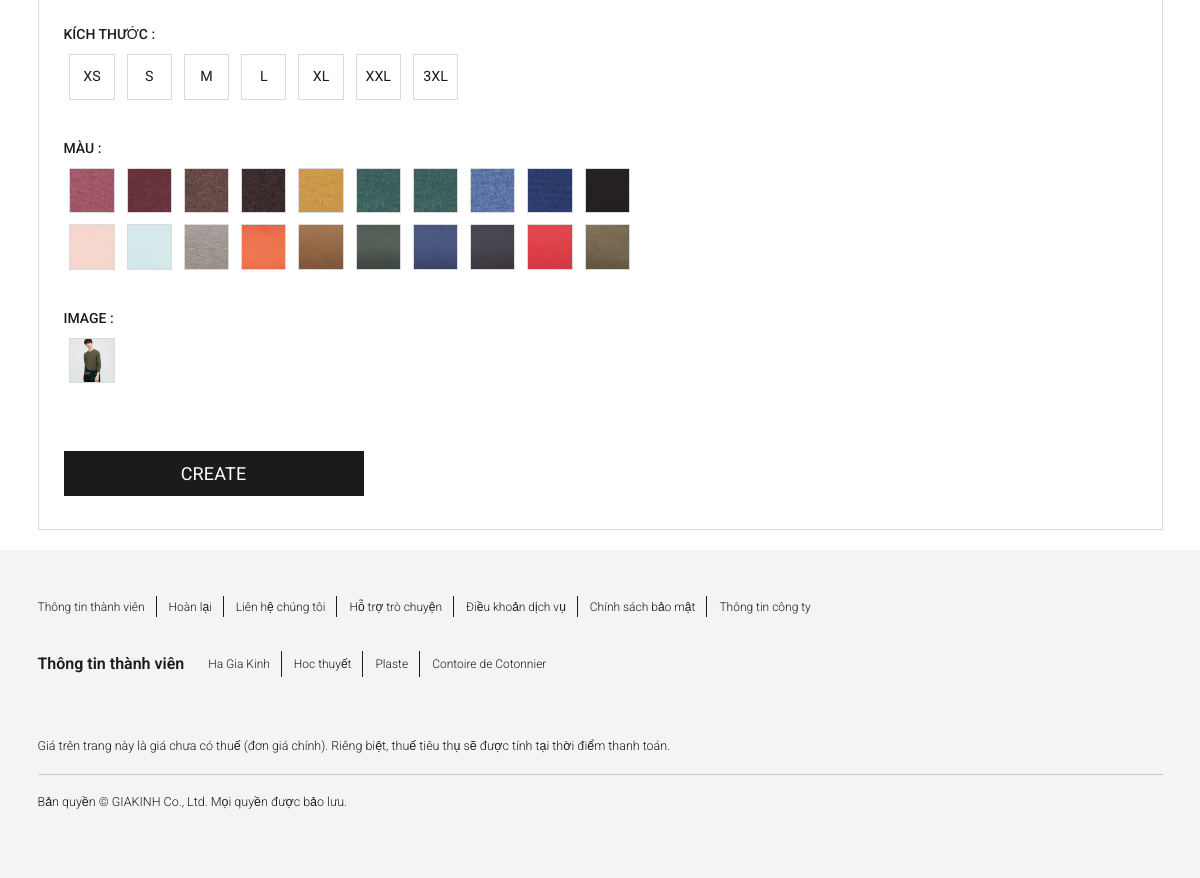
Before: /createproduct/ (signed in, lower part) with the older database file.
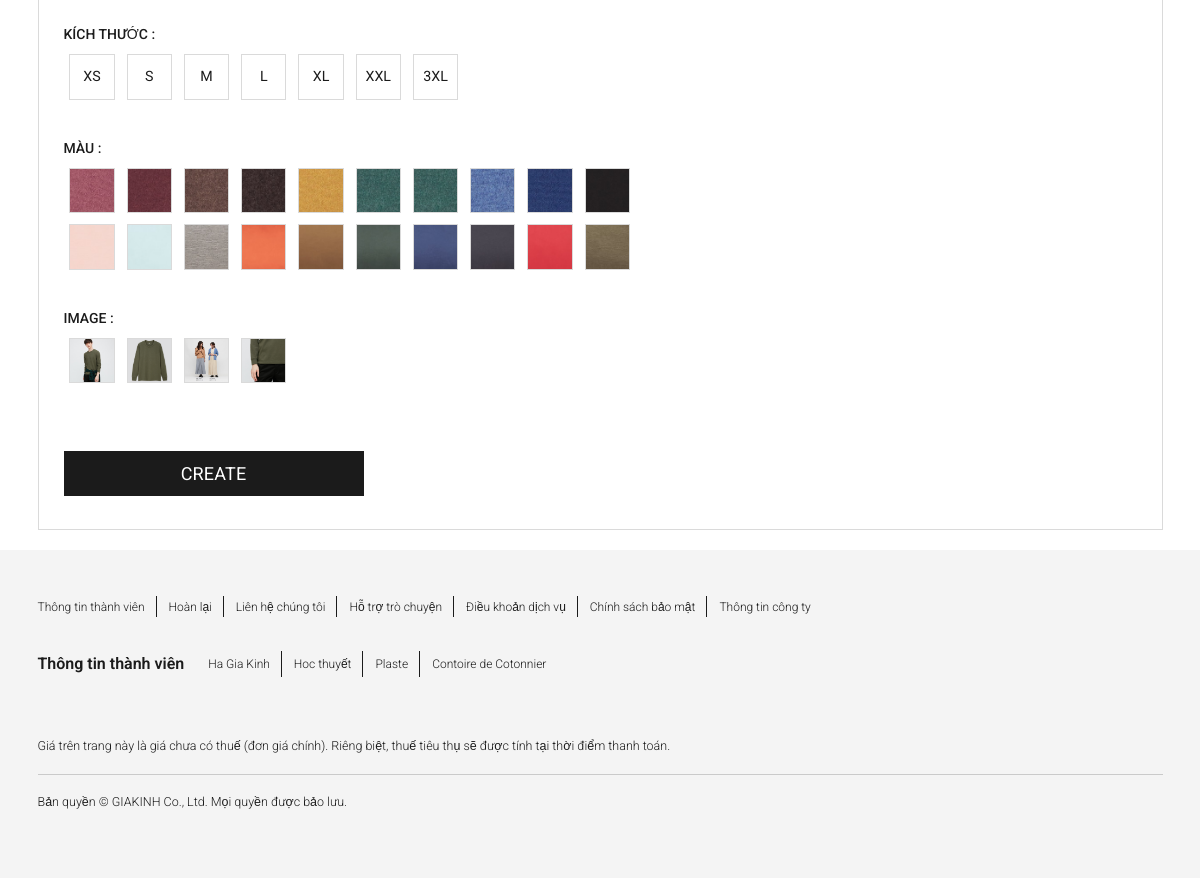
After: the same page with the newer database file.
### appProduct/models.py (models this page shows, shortened)
class Size(models.Model):
    name = models.CharField(max_length=10)

class Color(models.Model):
    name = models.CharField(max_length=50)
    image = models.ImageField(upload_to='colorImages')

class ImageProduct(models.Model):
    user = models.ForeignKey(User, on_delete=models.CASCADE,default=None, null=True, blank=True)
    product = models.ForeignKey(Product, on_delete=models.CASCADE,default=None, null=True, blank=True)
    name = models.CharField(max_length=100, default=None, null=True, blank=True)
    image= models.ImageField(upload_to='productImages')

### appProduct/views.py (the view, shortened to what this page needs)
# urls.py: path('createproduct/', views.createproduct, name='createproduct'),
@login_required
def createproduct(request):
    categorys = Category.objects.all()
    genders = Gender.objects.all()
    sizes = Size.objects.all()
    colors = Color.objects.all()
    imageProductList = ImageProduct.objects.filter(user=request.user)
    return render(request, 'product/createproduct.html', {'formProduct': ProductForm(prefix="productForm"), 'variantsForm': VariantsForm(prefix="variantsForm"),'ImageProductForm':ImageProductForm(prefix="ImageProductForm") ,'categorys': categorys,'genders': genders, 'sizes': sizes, 'colors': colors, 'imageProductList': imageProductList})

### appProduct/forms.py
class ProductForm(forms.ModelForm):
    class Meta():
        model = Product
        fields = ('name', 'price','category', 'quantity','recommend','image')

class VariantsForm(forms.ModelForm):
    size = CustomSelectMultiple(widget=forms.CheckboxSelectMultiple, queryset=Size.objects.all())
    color = CustomSelectMultiple(widget=forms.CheckboxSelectMultiple, queryset=Color.objects.all())
    imageProduct = CustomSelectMultiple(widget=forms.CheckboxSelectMultiple, queryset=ImageProduct.objects.all())
    class Meta():
        model = Variants
        fields = ('gender','size','color', 'imageProduct')

### appProduct/forms.py (called while the page is built)
    def label_from_instance(self, obj):
        return "%s" %(obj.name)

### appProduct/models.py (called while the page is built)
    def __str__(self) -> str:
        return self.name

    def __str__(self) -> str:
        return self.name

### templates/product/createproduct.html (shortened to what the changed rows need)
{% extends "base/base.html" %}
{% block block_body %}
{% load static %}
<div class="container">
    <div class="form__layout">
        <div class="form__container">
            <div class="form__form--layout">
                <div class="form__form--container" style="display: flex; flex-wrap:wrap">
                    <form action="" method="POST" id="createproduct" enctype="multipart/form-data">
                        <div class="form__form--content" style="max-width:60rem">
                            <div class="product__details--size">
                                <div class="product__details--size--layout">
                                    <fieldset class="product__details--size--fieldset">
                                        <ul style="width:100%; display:flex; flex-wrap:wrap;" id="id_variantsForm-size">
                                            {% for size in sizes %}
                                            <li class="product__details--color__color--container">
                                                <div class="product__details--chip">
                                                    <input type="checkbox" name="variantsForm-size" value="{{size.id}}"
                                                        id="id_variantsForm-size_{{size.id|add:-1}}"
                                                        class="product__details--chip--radio"
                                                        onmouseover="changeSize(this.value)">
                                                    <label for="id_variantsForm-size_{{size.id|add:-1}}"
                                                        class="product__details--chip--label">
                                                        <font style="vertical-align: inherit;">
                                                            <font style="vertical-align: inherit;">{{size.name}}</font>
                                                        </font>
                                                    </label>
                                                </div>
                                            </li>
                                            {% endfor %}
                                        </ul>
                                    </fieldset>
                                </div>
                            </div>
                            <div class="product__color">
                                <fieldset class="product__details--color">
                                    <ul style="width:100%; display:flex; flex-wrap:wrap" id="id_variantsForm-color">
                                        {% for color in colors %}
                                        <li class="product__details--color__color--container">
                                            <div class="product__details--chip">
                                                <input type="checkbox" id="id_variantsForm-color_{{color.id|add:-1}}"
                                                    value="{{color.id}}" class="product__details--chip--radio"
                                                    name="variantsForm-color" onmouseover="changeColor(this.value)">
                                                <label for="id_variantsForm-color_{{color.id|add:-1}}"
                                                    class="product__details--chip--label"
                                                    style="background-image: url({{color.image.url}})">
                                                </label>
                                            </div>
                                        </li>
                                        {% endfor %}
                                    </ul>
                                </fieldset>
                            </div>
                            <div class="product__image" id="createImageProductList">
                            {% if imageProductList %}
                                <fieldset class="product__details--color">
                                    <ul style="width:100%; display:flex; flex-wrap:wrap"
                                        id="id_variantsForm-imageProduct">
                                        {% for imageProduct in imageProductList %}
                                        <li class="product__details--color__color--container">
                                            <div class="product__details--chip">
                                                <input type="checkbox"
                                                    id="id_variantsForm-imageProduct_{{imageProduct|add:-1}}"
                                                    value="{{imageProduct.id}}" class="product__details--chip--radio"
                                                    name="variantsForm-imageProduct">
                                                <label for="id_variantsForm-imageProduct_{{imageProduct|add:-1}}"
                                                    class="product__details--chip--label"
                                                    style="background-image: url({{imageProduct.image.url}});">
                                                </label>
                                            </div>
                                        </li>
                                        {% endfor %}
                                    </ul>
                                </fieldset>
                                {% else %}
                            <a href="#createImageProduct" style="color:black; font-size:1.2rem; marin-bottom:1rem">Go to
                                create new image</a>
                            <div class="product__image" id="id_variantsForm-imageProduct">
                            </div>
                            {% endif %}
                            </div>
                        </div>
                    </form>
                </div>
            </div>
        </div>
    </div>
</div>
{% endblock %}

Changed rows visible on the page:
added ImageProduct: image (picture)
added ImageProduct: image (picture)
added ImageProduct: image (picture)
